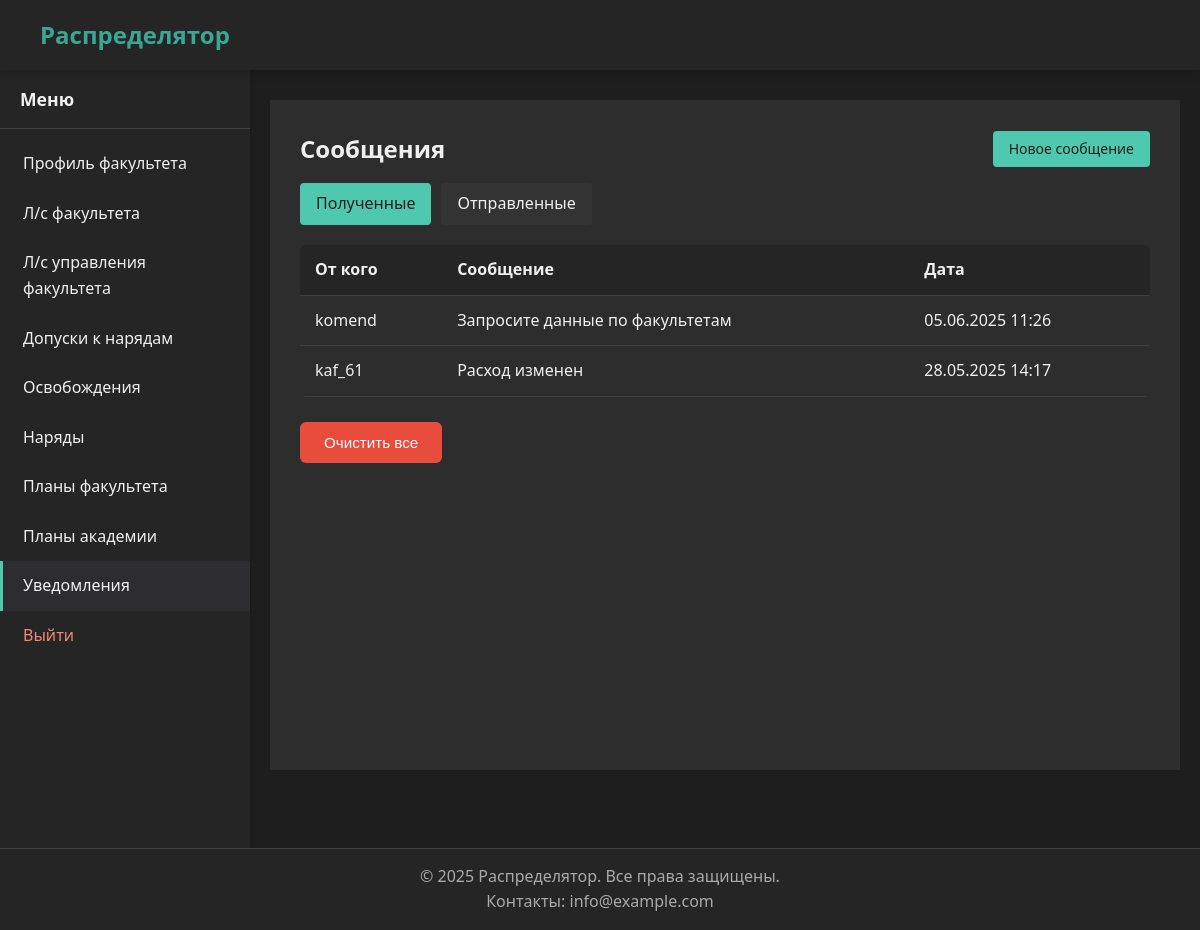
/notifications/ (signed in), run on the app's committed database.
### notifications/models.py (models this page shows, shortened)
class Notification(models.Model):
    recipient = models.ForeignKey(
        User,
        on_delete=models.CASCADE,
        related_name='received_notifications',
        verbose_name="Получатель"
    )
    sender = models.ForeignKey(
        User,
        on_delete=models.CASCADE,
        related_name='sent_notifications',
        verbose_name="Отправитель"
    )
    message = models.TextField("Сообщение")
    created_at = models.DateTimeField(auto_now_add=True)
    is_read = models.BooleanField(default=False)

### authentication/models.py (models this page shows)
class CustomUser (AbstractUser ):
    faculty = models.ForeignKey(
        Faculty,
        on_delete=models.SET_NULL,
        null=True,
        blank=True,
        verbose_name="Факультет",
        related_name="users"
    )
    department = models.ForeignKey(
        Department,
        on_delete=models.SET_NULL,
        null=True,
        blank=True,
        verbose_name="Кафедра",
        related_name="users"
    )
    groups = models.ManyToManyField(
        'auth.Group',
        related_name='customuser_set',  # Уникальное имя для обратного доступа
        blank=True,
        help_text='Группы, к которым принадлежит этот пользователь.',
        verbose_name='Группы'
    )
    user_permissions = models.ManyToManyField(
        'auth.Permission',
        related_name='customuser_set',  # Уникальное имя для обратного доступа
        blank=True,
        help_text='Конкретные разрешения для этого пользователя.',
        verbose_name='Разрешения пользователя'
    )
    class Meta:
        verbose_name = 'Пользователь'
        verbose_name_plural = 'Пользователи'
    def __str__(self):
        return self.username

### notifications/views.py (the view)
# urls.py: path('', views.NotificationListView.as_view(), name='list'),
class NotificationListView(TemplateView):
    template_name = 'notifications/list.html'
    def get_context_data(self, **kwargs):
        context = super().get_context_data(**kwargs)
        received = Notification.objects.filter(recipient=self.request.user).order_by('-created_at')
        unread = received.filter(is_read=False)
        unread.update(is_read=True)
        context['notifications'] = {
            'received': received,
            'sent': Notification.objects.filter(sender=self.request.user).order_by('-created_at')
        }
        context['unread_count'] = received.filter(is_read=False).count()  # Всегда 0 после обновления
        return context

### core/utils.py (called while the page is built)
def get_user_type(user):
    if user.is_superuser:
        return 'admin'
    groups = list(user.groups.values_list('name', flat=True))
    if 'Комендант' in groups:
        return 'commandant'
    elif 'Факультет' in groups:
        return 'faculty'
    elif 'Кафедра' in groups:
        return 'department'
    return None

### templates/notifications/list.html (shortened to what this page needs)
{% extends "base_account.html" %}
{% block account_content %}
<div class="account-section">
    <div class="section-header">
        <h2>Сообщения</h2>
        <a href="{% url 'notifications:send' %}" class="header-btn header-btn--primary">
            Новое сообщение
        </a>
    </div>
    <div class="tabs">
        <a href="#" class="tab tab--active" data-tab="received">Полученные</a>
        <a href="#" class="tab" data-tab="sent">Отправленные</a>
    </div>
    <div id="received" class="notification-table-container active">
        {% if notifications.received %}
            <table class="notification-table">
                <thead>
                    <tr>
                        <th>От кого</th>
                        <th>Сообщение</th>
                        <th>Дата</th>
                    </tr>
                </thead>
                <tbody>
                    {% for note in notifications.received %}
                        <tr class="{% if not note.is_read %}unread{% endif %}">
                            <td>{{ note.sender }}</td>
                            <td>{{ note.message }}</td>
                            <td>{{ note.created_at|date:"d.m.Y H:i" }}</td>
                        </tr>
                    {% endfor %}
                </tbody>
            </table>
        {% else %}
            <p class="empty-message">Нет полученных сообщений</p>
        {% endif %}
    </div>
</div>
<br>
<form action="{% url 'notifications:clear' %}" method="post" onsubmit="return confirm('Вы уверены? Это удалит все ваши сообщения.')">
            <button type="submit" class="btn btn-danger">Очистить все</button>
        </form>
{% endblock %}

### static/css/base.css (style rules this page uses)
* { margin: 0; padding: 0; box-sizing: border-box; }
body { font-family: 'Segoe UI', Tahoma, Geneva, Verdana, sans-serif; background-color: #1e1e1e; color: #f0f0f0; line-height: 1.6; padding-top: 70px; padding-bottom: 0; margin-bottom: 60px; min-height: 100vh; position: relative; }

### static/css/header.css (style rules this page uses)
.header-btn { display: inline-flex; align-items: center; justify-content: center; padding: 8px 16px; border-radius: 4px; font-weight: 500; font-size: 14px; line-height: 1; text-decoration: none; transition: all 0.2s ease-out; white-space: nowrap; height: 36px; }
.header-btn--primary { background-color: #4ec9b0; color: #1e1e1e; }

### static/css/buttons.css (style rules this page uses)
.btn { display: inline-flex; align-items: center; gap: 0.5rem; padding: 0.75rem 1.5rem; border-radius: 4px; font-size: 0.95rem; font-weight: 500; border: none; cursor: pointer; text-decoration: none; transition: background-color 0.3s, transform 0.2s; }
.btn-danger { background-color: #f48771; color: #fff; }

### static/css/forms.css (style rules this page uses)
.btn { display: inline-flex; align-items: center; justify-content: center; padding: 0.75rem 1.5rem; border-radius: 6px; font-weight: 500; transition: all 0.2s; border: none; cursor: pointer; font-size: 0.95rem; min-width: 120px; text-align: center; gap: 8px; }
.btn-danger { background-color: #dc3545; color: white; }

### static/css/notifications.css (style rules this page uses)
.tab { padding: 10px 20px; background-color: #333; color: #f0f0f0; border: none; border-radius: 4px; cursor: pointer; transition: all 0.3s ease; font-weight: 500; }

### templates/notifications/list.html (style rules this page uses)
.btn-danger { background-color: #e74c3c; color: white; border: none; }
.section-header { display: flex; justify-content: space-between; align-items: center; margin-bottom: 15px; }
.tabs { display: flex; gap: 10px; margin-bottom: 20px; }
.tab { padding: 8px 16px; border-radius: 4px; background-color: #333; color: #f0f0f0; text-decoration: none; font-weight: 500; transition: background-color 0.2s ease; cursor: pointer; }
.tab.tab--active, .tab:hover { background-color: #4ec9b0; color: #1e1e1e; }
.notification-table-container { width: 100%; }
.notification-table { width: 100%; border-collapse: collapse; background-color: #2d2d2d; border-radius: 6px; overflow: hidden; }
.notification-table thead { background-color: #252526; }
.notification-table th, .notification-table td { padding: 12px 15px; text-align: left; border-bottom: 1px solid #3e3e42; }

### data on the page
Notification: sender "komend", message "Запросите данные по факультетам", created_at "05.06.2025 11:26"
Notification: sender "kaf_61", message "Расход изменен", created_at "28.05.2025 14:17"

### other printed values
{{ item.name }} "Профиль факультета" "Л/с факультета" "Л/с управления факультета" "Допуски к нарядам" "Освобождения" "Наряды" "Планы факультета" "Планы академии" "Уведомления"
